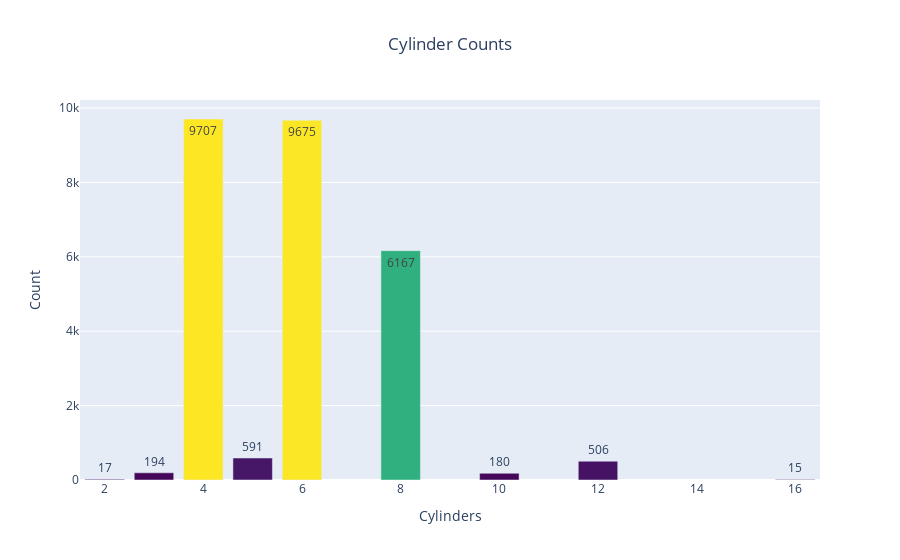

Notebook cell for this chart:
### Markdown cell above
Now, let's look at the count of vehicles and the respective number of cylinders. This will give us a breakdown of the cylinders of the vehicle models.

### Code cell
cylinders_counts = df['CYLINDERS'].value_counts()

# Create the bar chart with hovertext
fig = go.Figure(go.Bar(
    x=cylinders_counts.index,
    y=cylinders_counts.values,
    marker={'color': cylinders_counts.values, 'colorscale': 'Viridis'},
    text=cylinders_counts.values,
    hovertext=[f'Cylinders: {count}' for count in cylinders_counts.values],  # Hovertext
))

# Update layout
fig.update_layout(
    title_text='Cylinder Counts',
    xaxis_title="Cylinders",
    yaxis_title="Count",
    title_x=0.5
)

### Figure 1 — Plotly figure (JSON) as saved in the notebook; plotly's stock layout.template omitted (floating-point values rounded to 4 significant figures)
{"data": [{"hovertext": ["Cylinders: 9707", "Cylinders: 9675", "Cylinders: 6167", "Cylinders: 591", "Cylinders: 506", "Cylinders: 194", "Cylinders: 180", "Cylinders: 17", "Cylinders: 15"], "marker": {"color": [9707, 9675, 6167, 591, 506, 194, 180, 17, 15], "colorscale": [[0, "#440154"], [0.1111, "#482878"], [0.2222, "#3e4989"], [0.3333, "#31688e"], [0.4444, "#26828e"], [0.5556, "#1f9e89"], [0.6667, "#35b779"], [0.7778, "#6ece58"], [0.8889, "#b5de2b"], [1, "#fde725"]]}, "text": [9707, 9675, 6167, 591, 506, 194, 180, 17, 15], "type": "bar", "x": [4, 6, 8, 5, 12, 3, 10, 2, 16], "y": [9707, 9675, 6167, 591, 506, 194, 180, 17, 15]}], "layout": {"title": {"text": "Cylinder Counts", "x": 0.5}, "xaxis": {"title": {"text": "Cylinders"}}, "yaxis": {"title": {"text": "Count"}}}}
